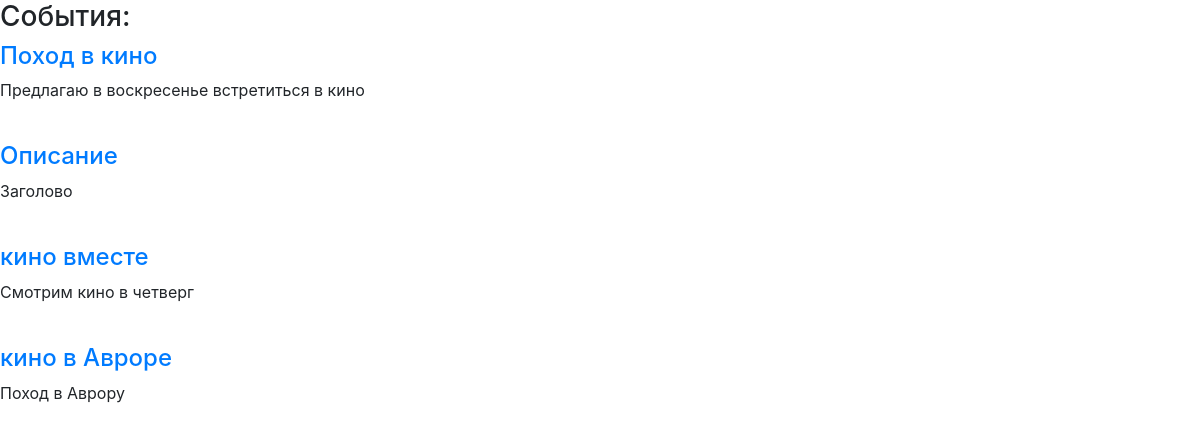
The app's page /search?query=, older data.
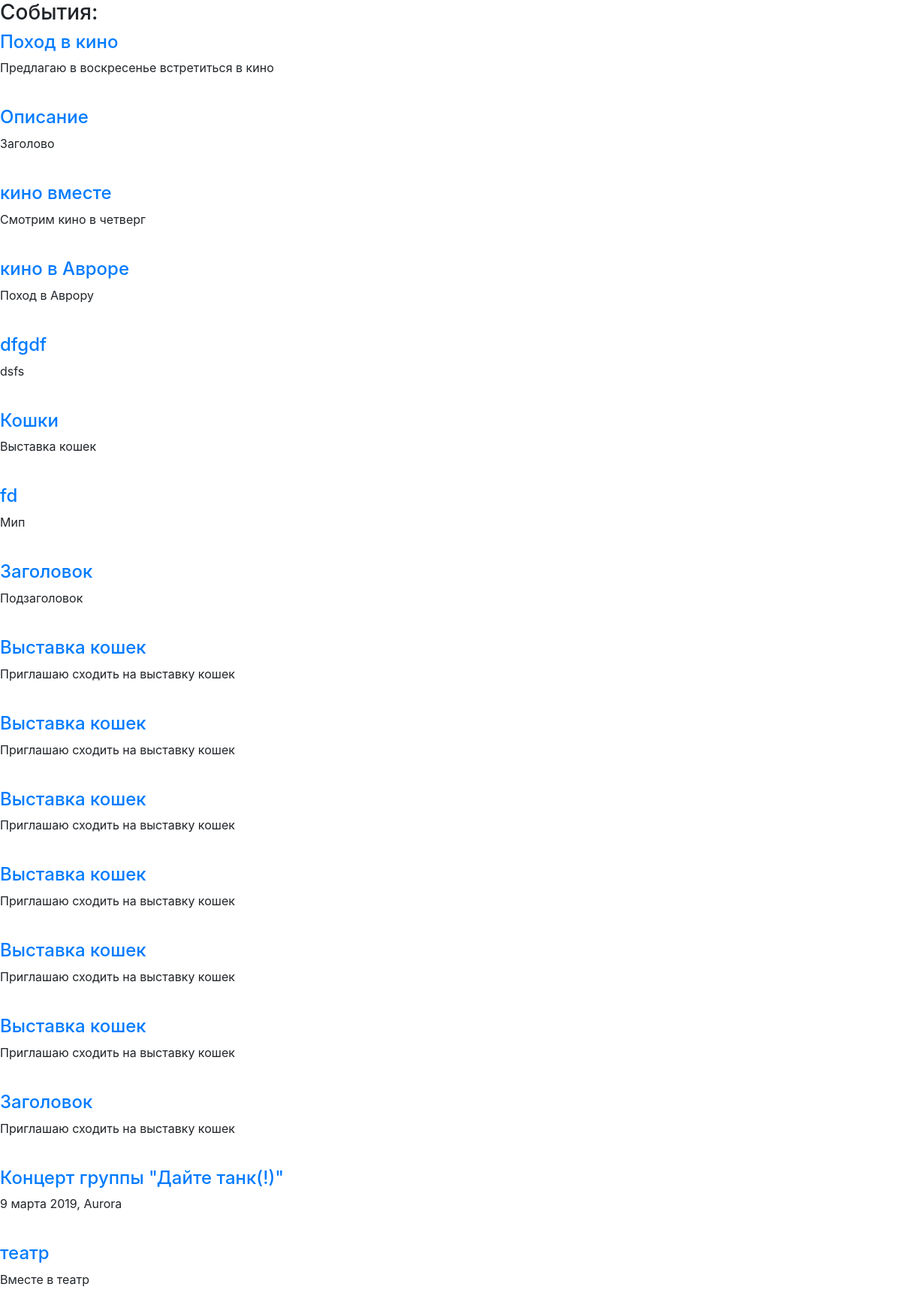
The same page, newer data.
### tables this page shows
CREATE TABLE events (
    id INTEGER PRIMARY KEY AUTOINCREMENT,
    title TEXT,
    description TEXT
);

### run.py (the view)
@app.route('/search')
def search_for_person():
    q = request.args.get('query')
    w = q.split(' ')
    print(w)
    result = []
    conn = sqlite3.connect('app.db')
    conn.row_factory = dict_factory
    c = conn.cursor()
    for x in w:
        print(x)
        c.execute("SELECT * FROM events WHERE title LIKE '%{q}%' OR id LIKE '%{q}%'"
                  "".format(q=x))
        list = c.fetchall()
        print(list)
        for y in list:
            result.append(y)
    conn.close()
    return render_template('search_result.html', result=result)

### run.py (called while the page is built)
def dict_factory(cursor, row):
    d = {}
    for idx, col in enumerate(cursor.description):
        d[col[0]] = row[idx]
    return d

### templates/search_result.html (shortened to what this page needs)
<!DOCTYPE html>
<html lang="en">
<head>
    <link rel="stylesheet" href="https://stackpath.bootstrapcdn.com/bootstrap/4.1.3/css/bootstrap.min.css">
</head>
<body>
    <h3> События: </h3>
    {% for e in result %}
        <span>
            <h4><a href="/events/{{e.id}}">{{e.title}}</a></h4>
            <p>{{e.description}}</p>
        </span>
        <br />
    {% endfor%}
</body>
</html>

Row changes from the older to the newer data that the page shows:
added events: title "dfgdf", description "dsfs"
added events: title "Кошки", description "Выставка кошек"
added events: title "fd", description "Мип"
added events: title "Заголовок", description "Подзаголовок"
added events: title "Выставка кошек", description "Приглашаю сходить на выставку кошек"
added events: title "Выставка кошек", description "Приглашаю сходить на выставку кошек"
added events: title "Выставка кошек", description "Приглашаю сходить на выставку кошек"
added events: title "Выставка кошек", description "Приглашаю сходить на выставку кошек"
added events: title "Выставка кошек", description "Приглашаю сходить на выставку кошек"
added events: title "Выставка кошек", description "Приглашаю сходить на выставку кошек"
added events: title "Заголовок", description "Приглашаю сходить на выставку кошек"
added events: title "Концерт группы \"Дайте танк(!)\"", description "9 марта 2019, Aurora"
added events: title "театр", description "Вместе в театр"
